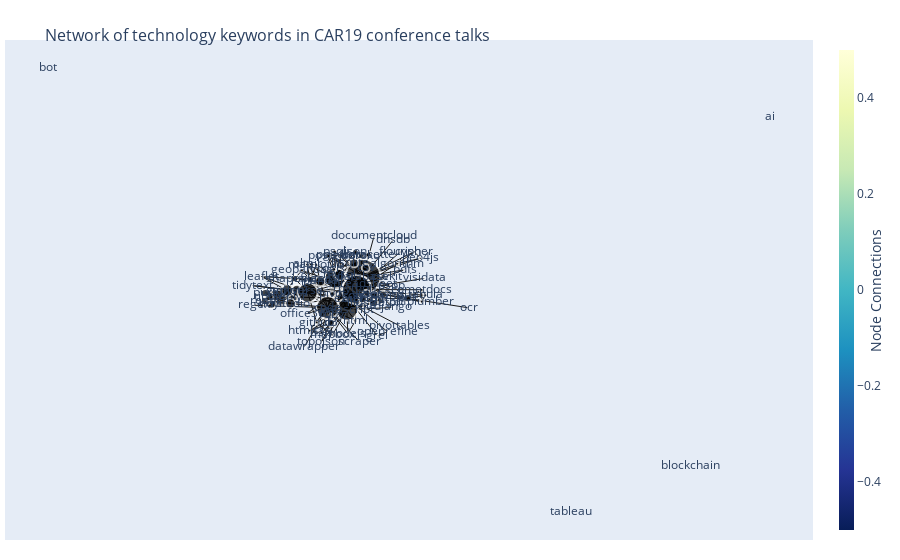

The cell this chart's notebook holds for it:
### Code cell
# trying with plotly
import plotly.graph_objects as go

G = nx.Graph() 
G.add_edges_from(edges)
G.add_nodes_from(nodes)

nodelist = []
for n in G.nodes():
    nodelist.append(n)

# pos=nx.fruchterman_reingold_layout(G)   
pos=nx.spring_layout(G)

# edge_x = []
# edge_y = []
# for edge in G.edges():
#     x0, y0 = G.nodes[edge[0]]['pos']
#     x1, y1 = G.nodes[edge[1]]['pos']
#     edge_x.append(x0)
#     edge_x.append(x1)
#     edge_x.append(None)
#     edge_y.append(y0)
#     edge_y.append(y1)
#     edge_y.append(None)

# edge_trace = go.Scatter(
#     x=edge_x, y=edge_y,
#     line=dict(width=0.5, color='#888'),
#     hoverinfo='none',
#     mode='lines')

Xe=[]
Ye=[]
for e in G.edges():
    Xe.extend([pos[e[0]][0], pos[e[1]][0], None])
    Ye.extend([pos[e[0]][1], pos[e[1]][1], None])

edge_trace=dict(type='scatter',
             mode='lines',
             x=Xe,
             y=Ye,
             line=dict(width=1, color='rgb(25,25,25)'),
             hoverinfo='none' 
            )

# node_x = []
# node_y = []
# for node in G.nodes():
#     x, y = G.nodes[node]['pos']
#     node_x.append(x)
#     node_y.append(y)

# node_trace = go.Scatter(
#     x=node_x, y=node_y,
#     mode='markers+text',
#     text=nodelist,
#     hoverinfo='text',
#     marker=dict(
#         showscale=True,
#         # colorscale options
#         #'Greys' | 'YlGnBu' | 'Greens' | 'YlOrRd' | 'Bluered' | 'RdBu' |
#         #'Reds' | 'Blues' | 'Picnic' | 'Rainbow' | 'Portland' | 'Jet' |
#         #'Hot' | 'Blackbody' | 'Earth' | 'Electric' | 'Viridis' |
#         colorscale='YlGnBu',
#         reversescale=True,
#         color=[],
#         size=10,
#         colorbar=dict(
#             thickness=15,
#             title='Node Connections',
#             xanchor='left',
#             titleside='right'
#         ),
#         line_width=2)
# )

Xn=[pos[nodelist[k]][0] for k in range(len(pos))]
Yn=[pos[nodelist[k]][1] for k in range(len(pos))]

node_trace=dict(type='scatter',
                 x=Xn, 
                 y=Yn,
                 mode='markers+text',
                 text=nodelist,
                 hoverinfo='text',
                marker=dict(
                    showscale=True,
                    # colorscale options
                    #'Greys' | 'YlGnBu' | 'Greens' | 'YlOrRd' | 'Bluered' | 'RdBu' |
                    #'Reds' | 'Blues' | 'Picnic' | 'Rainbow' | 'Portland' | 'Jet' |
                    #'Hot' | 'Blackbody' | 'Earth' | 'Electric' | 'Viridis' |
                    colorscale='YlGnBu',
                    reversescale=True,
                    color=[],
                    size=10,
                    colorbar=dict(
                        thickness=15,
                        title='Node Connections',
                        xanchor='left',
                        titleside='right'
                    ),
                    line_width=2))


node_adjacencies = []
node_text = []
for node, adjacencies in enumerate(G.adjacency()):
    node_adjacencies.append(len(adjacencies[1]))
#     node_text.append('# of connections: '+str(len(adjacencies[1])))

node_trace['marker']['size'] = node_adjacencies # can size points by the number of connections using 'size' instead of 'color'
# node_trace.text = node_text

fig = go.Figure(data=[edge_trace, node_trace],
             layout=go.Layout(
                title='<br>Network of technology keywords in CAR19 conference talks',
                titlefont_size=16,
                showlegend=False,
                hovermode='closest',
                margin=dict(b=20,l=5,r=5,t=40),
                annotations=[ dict(
                    text="",
                    showarrow=False,
                    xref="paper", yref="paper",
                    x=0.005, y=-0.002 ) ],
                xaxis=dict(showgrid=False, zeroline=False, showticklabels=False),
                yaxis=dict(showgrid=False, zeroline=False, showticklabels=False))
                )

fig.show()

### Figure 1 — Plotly figure (JSON) as saved in the notebook; plotly's stock layout.template omitted (floating-point values rounded to 4 significant figures; data arrays with more than 128 entries replaced by an {"elided": "..."} marker saying what was removed)
{"data": [{"hoverinfo": "none", "line": {"color": "rgb(25,25,25)", "width": 1}, "mode": "lines", "type": "scatter", "x": {"elided": "789 float values"}, "y": {"elided": "789 float values"}}, {"hoverinfo": "text", "marker": {"color": [], "colorbar": {"thickness": 15, "title": {"side": "right", "text": "Node Connections"}, "xanchor": "left"}, "colorscale": [[0, "rgb(255,255,217)"], [0.125, "rgb(237,248,177)"], [0.25, "rgb(199,233,180)"], [0.375, "rgb(127,205,187)"], [0.5, "rgb(65,182,196)"], [0.625, "rgb(29,145,192)"], [0.75, "rgb(34,94,168)"], [0.875, "rgb(37,52,148)"], [1, "rgb(8,29,88)"]], "line": {"width": 2}, "reversescale": true, "showscale": true, "size": [9, 23, 35, 2, 2, 9, 21, 3, 8, 7, 22, 1, 15, 1, 6, 2, 8, 9, 9, 9, 8, 10, 10, 12, 12, 20, 5, 1, 3, 4, 23, 4, 7, 10, 29, 2, 1, 3, 3, 4, 4, 1, 1, 2, 4, 11, 3, 7, 3, 4, 1, 4, 4, 4, 5, 5, 5, 6, 6, 6, 4, 4, 4, 1, 3, 2, 8, 8, 8, 8, 8, 1, 3, 2, 0, 0, 0, 0]}, "mode": "markers+text", "text": ["gui", "excel", "database", "grel", "openrefine", "sqlite", "sql", "csvkit", "csv", "d3", "javascript", "flourish", "spreadsheet", "pivottables", "pivot", "pdfs", "pdf", "tidyr", "readr", "tibble", "purr", "dplyr", "rstudio", "tidyverse", "ggplot2", "r", "qgis", "dnsdb", "nodejs", "html", "code", "d3js", "jupyter", "panda", "python", "django", "scraper", "neo4js", "cypher", "algorithm", "htmlcss", "documentcloud", "visidata", "topojson", "foia", "mysql", "leaflet", "shapefiles", "mapbox", "github", "ocr", "pdfplumber", "tabula", "cometdocs", "pgadmin", "psql", "postgis", "heroku", "json", "datasette", "matplotlib", "geopandas", "altair", "regex", "pspp", "tidytext", "vizier", "illustrator", "gspanjs", "socrata2sql", "ai2html", "datawrapper", "ruby", "office365", "tableau", "ai", "blockchain", "bot"], "type": "scatter", "x": [0.05624, -0.01843, 0.01759, 0.05241, 0.07679, -0.004265, -0.04978, 0.07389, 0.02409, -0.05921, -0.02166, 0.108, 0.01618, 0.1065, -0.05616, 0.1182, 0.1245, -0.2037, -0.2181, -0.2094, -0.2187, -0.1522, -0.1579, -0.1415, -0.1655, -0.1159, -0.05334, 0.09075, -0.01904, -0.0007728, -0.06804, -0.08264, -0.11, -0.08583, 0.002409, 0.08932, 0.008477, 0.1565, 0.1415, 0.09975, -0.1119, 0.04411, 0.165, -0.08412, 0.02291, -0.03898, -0.2273, -0.1471, -0.05628, -0.09432, 0.2725, 0.1598, 0.1683, 0.1593, -0.03594, -0.05119, -0.06701, 0.01269, -0.001692, 0.03101, -0.09529, -0.1302, -0.1177, -0.2466, 0.08645, -0.2499, 0.02635, 0.04399, 0.06602, 0.04569, 0.0167, -0.1247, -0.05964, -0.1191, 0.5201, 1, 0.8096, -0.7426], "y": [-0.03643, -0.03088, 0.06133, -0.1846, -0.1676, 0.1191, 0.0558, 0.06098, 0.09765, -0.1302, -0.07541, 0.1646, 0.0296, -0.1435, -0.01178, 0.09036, -0.02844, -0.05269, -0.03829, -0.0213, -0.005931, -0.0227, -0.05026, 0.003535, 0.003955, -0.004569, 0.09257, 0.2145, -0.1754, -0.1224, -0.06718, -0.1722, 0.05004, 0.04237, 0.008341, -0.06666, -0.2084, 0.1384, 0.1652, 0.1153, -0.1632, 0.2296, 0.05445, -0.2124, -0.06198, 0.07036, 0.06188, 0.05406, -0.1814, -0.1293, -0.06795, -0.04323, -0.01598, 0.007179, 0.1503, 0.1651, 0.149, 0.1477, 0.1648, 0.1525, 0.1117, 0.08745, 0.1127, -0.05744, 0.02403, 0.02448, -0.009034, -0.04801, -0.01345, -0.01819, -0.03091, -0.2314, -0.09829, -0.09443, -0.9182, 0.7254, -0.7254, 0.9305]}], "layout": {"annotations": [{"showarrow": false, "text": "", "x": 0.005, "xref": "paper", "y": -0.002, "yref": "paper"}], "hovermode": "closest", "margin": {"b": 20, "l": 5, "r": 5, "t": 40}, "showlegend": false, "title": {"font": {"size": 16}, "text": "<br>Network of technology keywords in CAR19 conference talks"}, "xaxis": {"showgrid": false, "showticklabels": false, "zeroline": false}, "yaxis": {"showgrid": false, "showticklabels": false, "zeroline": false}}}
